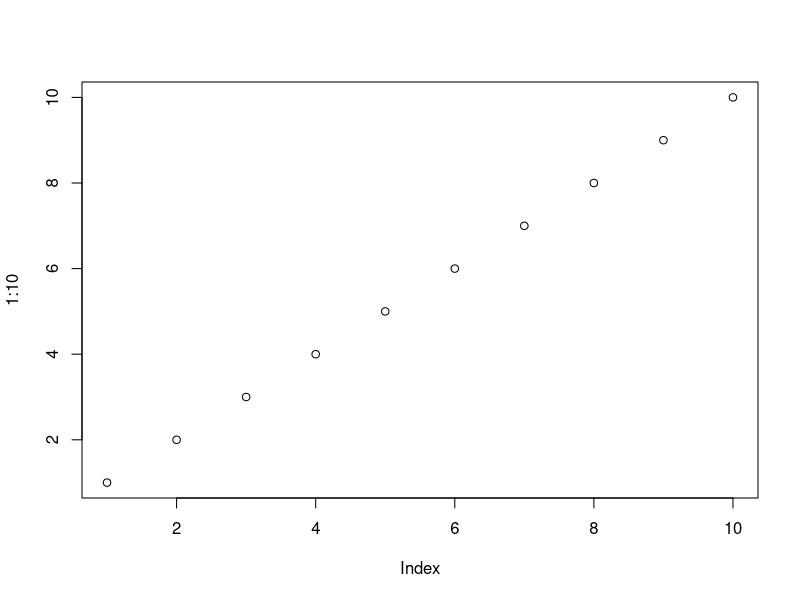
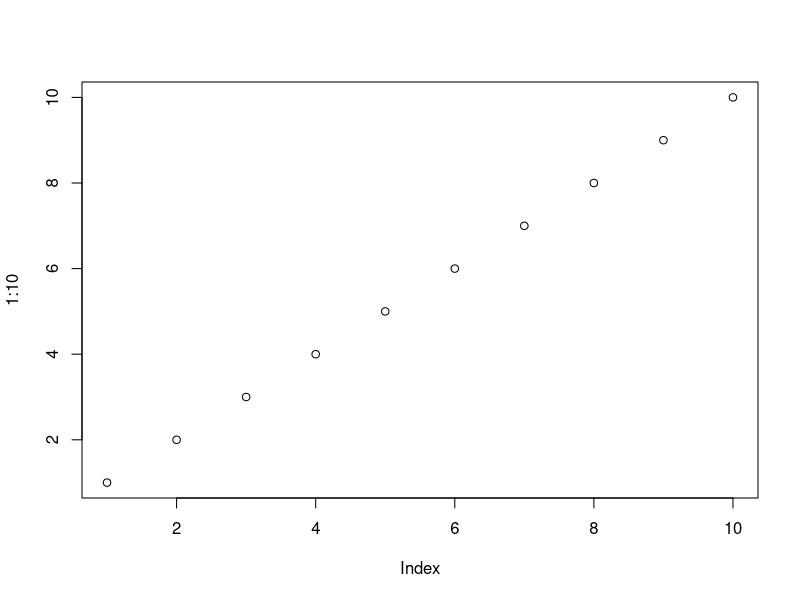
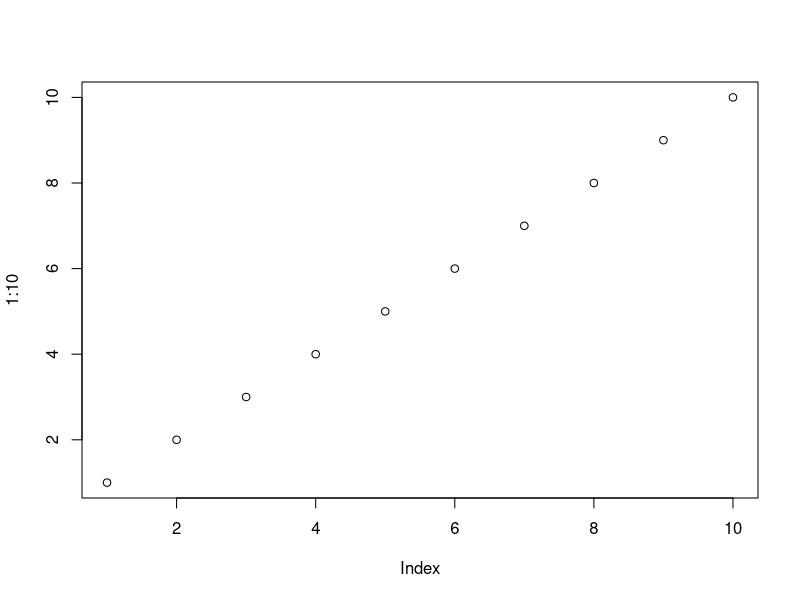

Recreate these plots in R, in order.
png(filename = "one_to_ten.png", width = 800, height = 800, res = 100)
plot(1:10)
dev.off()


png(filename = "one_to_ten.png", width = 210, height = 297, units = "mm", res = 600)
plot(1:10)
dev.off()

pdf(file = "one_to_ten.pdf", width = 8.25, height = 11-3/4210)
plot(1:10)
dev.off()
